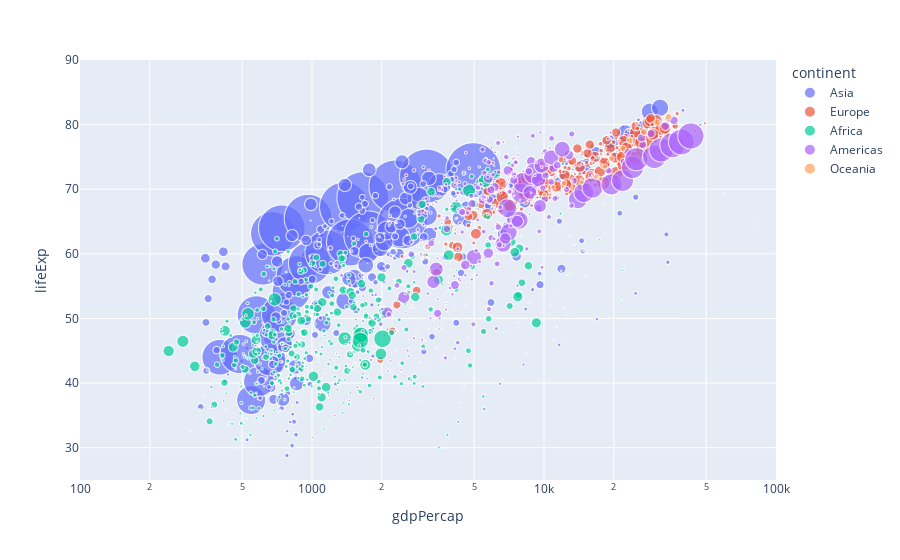

Write notebook code for a chart like this one.
### Markdown cell above
## Задачи, которые не решает линейная регрессия

### Code cell
df = px.data.gapminder()
fig = px.scatter(df, x="gdpPercap", y="lifeExp", size="pop", color="continent", hover_name="country",
           log_x=True, size_max=55, range_x=[100,100000], range_y=[25,90])
fig.update_layout(height=600)
fig.show()

### Figure 1 — Plotly figure (JSON) as saved in the notebook; plotly's stock layout.template omitted (floating-point values rounded to 4 significant figures; data arrays with more than 128 entries replaced by an {"elided": "..."} marker saying what was removed)
{"data": [{"hovertemplate": "<b>%{hovertext}</b><br><br>continent=Asia<br>gdpPercap=%{x}<br>lifeExp=%{y}<br>pop=%{marker.size}<extra></extra>", "hovertext": {"elided": "396 str values"}, "legendgroup": "Asia", "marker": {"color": "#636efa", "size": {"elided": "396 int values"}, "sizemode": "area", "sizeref": 435900.0, "symbol": "circle"}, "mode": "markers", "name": "Asia", "showlegend": true, "type": "scattergl", "x": {"elided": "396 float values"}, "xaxis": "x", "y": {"elided": "396 float values"}, "yaxis": "y"}, {"hovertemplate": "<b>%{hovertext}</b><br><br>continent=Europe<br>gdpPercap=%{x}<br>lifeExp=%{y}<br>pop=%{marker.size}<extra></extra>", "hovertext": {"elided": "360 str values"}, "legendgroup": "Europe", "marker": {"color": "#EF553B", "size": {"elided": "360 int values"}, "sizemode": "area", "sizeref": 435900.0, "symbol": "circle"}, "mode": "markers", "name": "Europe", "showlegend": true, "type": "scattergl", "x": {"elided": "360 float values"}, "xaxis": "x", "y": {"elided": "360 float values"}, "yaxis": "y"}, {"hovertemplate": "<b>%{hovertext}</b><br><br>continent=Africa<br>gdpPercap=%{x}<br>lifeExp=%{y}<br>pop=%{marker.size}<extra></extra>", "hovertext": {"elided": "624 str values"}, "legendgroup": "Africa", "marker": {"color": "#00cc96", "size": {"elided": "624 int values"}, "sizemode": "area", "sizeref": 435900.0, "symbol": "circle"}, "mode": "markers", "name": "Africa", "showlegend": true, "type": "scattergl", "x": {"elided": "624 float values"}, "xaxis": "x", "y": {"elided": "624 float values"}, "yaxis": "y"}, {"hovertemplate": "<b>%{hovertext}</b><br><br>continent=Americas<br>gdpPercap=%{x}<br>lifeExp=%{y}<br>pop=%{marker.size}<extra></extra>", "hovertext": {"elided": "300 str values"}, "legendgroup": "Americas", "marker": {"color": "#ab63fa", "size": {"elided": "300 int values"}, "sizemode": "area", "sizeref": 435900.0, "symbol": "circle"}, "mode": "markers", "name": "Americas", "showlegend": true, "type": "scattergl", "x": {"elided": "300 float values"}, "xaxis": "x", "y": {"elided": "300 float values"}, "yaxis": "y"}, {"hovertemplate": "<b>%{hovertext}</b><br><br>continent=Oceania<br>gdpPercap=%{x}<br>lifeExp=%{y}<br>pop=%{marker.size}<extra></extra>", "hovertext": ["Australia", "Australia", "Australia", "Australia", "Australia", "Australia", "Australia", "Australia", "Australia", "Australia", "Australia", "Australia", "New Zealand", "New Zealand", "New Zealand", "New Zealand", "New Zealand", "New Zealand", "New Zealand", "New Zealand", "New Zealand", "New Zealand", "New Zealand", "New Zealand"], "legendgroup": "Oceania", "marker": {"color": "#FFA15A", "size": [8691212, 9712569, 10794968, 11872264, 13177000, 14074100, 15184200, 16257249, 17481977, 18565243, 19546792, 20434176, 1994794, 2229407, 2488550, 2728150, 2929100, 3164900, 3210650, 3317166, 3437674, 3676187, 3908037, 4115771], "sizemode": "area", "sizeref": 435900.0, "symbol": "circle"}, "mode": "markers", "name": "Oceania", "showlegend": true, "type": "scattergl", "x": [10040.0, 10950.0, 12220.0, 14530.0, 16790.0, 18330.0, 19480.0, 21890.0, 23420.0, 27000.0, 30690.0, 34440.0, 10560.0, 12250.0, 13180.0, 14460.0, 16050.0, 16230.0, 17630.0, 19010.0, 18360.0, 21050.0, 23190.0, 25190.0], "xaxis": "x", "y": [69.12, 70.33, 70.93, 71.1, 71.93, 73.49, 74.74, 76.32, 77.56, 78.83, 80.37, 81.23, 69.39, 70.26, 71.24, 71.52, 71.89, 72.22, 73.84, 74.32, 76.33, 77.55, 79.11, 80.2], "yaxis": "y"}], "layout": {"autosize": true, "legend": {"itemsizing": "constant", "title": {"text": "continent"}, "tracegroupgap": 0}, "margin": {"t": 60}, "xaxis": {"anchor": "y", "domain": [0, 1], "range": [2, 5], "title": {"text": "gdpPercap"}, "type": "log"}, "yaxis": {"anchor": "x", "domain": [0, 1], "range": [25, 90], "title": {"text": "lifeExp"}, "type": "linear"}}}
